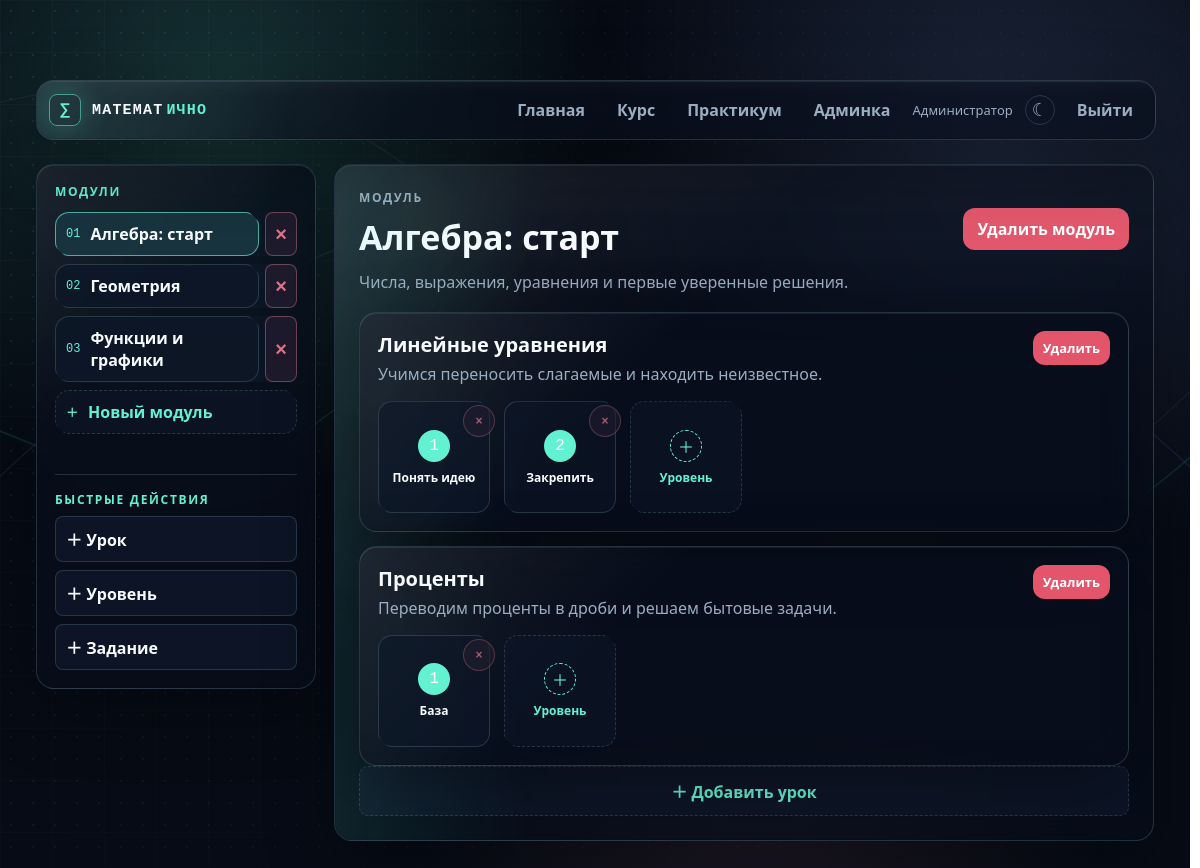
The page /admin/module/1 (signed in) on the database its author committed.
### tables this page shows
CREATE TABLE users (
                id INTEGER PRIMARY KEY AUTOINCREMENT,
                name TEXT NOT NULL,
                email TEXT UNIQUE,
                password_hash TEXT,
                role TEXT NOT NULL DEFAULT 'student',
                created_at TEXT NOT NULL DEFAULT CURRENT_TIMESTAMP
            );

CREATE TABLE modules (
                id INTEGER PRIMARY KEY AUTOINCREMENT,
                title TEXT NOT NULL,
                description TEXT NOT NULL DEFAULT '',
                sort_order INTEGER NOT NULL DEFAULT 0,
                created_at TEXT NOT NULL DEFAULT CURRENT_TIMESTAMP
            );

CREATE TABLE lessons (
                id INTEGER PRIMARY KEY AUTOINCREMENT,
                module_id INTEGER NOT NULL,
                title TEXT NOT NULL,
                description TEXT NOT NULL DEFAULT '',
                sort_order INTEGER NOT NULL DEFAULT 0,
                created_at TEXT NOT NULL DEFAULT CURRENT_TIMESTAMP,
                FOREIGN KEY (module_id) REFERENCES modules(id) ON DELETE CASCADE
            );

CREATE TABLE lesson_levels (
                id INTEGER PRIMARY KEY AUTOINCREMENT,
                lesson_id INTEGER NOT NULL,
                title TEXT NOT NULL,
                description TEXT NOT NULL DEFAULT '',
                sort_order INTEGER NOT NULL DEFAULT 0,
                created_at TEXT NOT NULL DEFAULT CURRENT_TIMESTAMP,
                FOREIGN KEY (lesson_id) REFERENCES lessons(id) ON DELETE CASCADE
            );

### main.py (the view)
@app.route("/admin/module/<int:module_id>")
@admin_required
def admin_module_page(module_id):
    module = get_module_with_lessons(module_id, current_user_id())
    if not module:
        return redirect(url_for("admin_dashboard"))
    modules = get_modules_with_lessons(current_user_id())
    return render_template("admin/module.html", module=module, modules=modules)

### db.py (called while the page is built)
def get_connection():
    INSTANCE_DIR.mkdir(exist_ok=True)
    connection = sqlite3.connect(DB_PATH)
    connection.row_factory = sqlite3.Row
    connection.execute("PRAGMA foreign_keys = ON")
    return connection

def row_to_dict(row):
    if row is None:
        return None
    return dict(row)

def parse_block(row):
    block = row_to_dict(row)
    if not block:
        return None
    block["data"] = json.loads(block.pop("data_json") or "{}")
    return block

def get_modules_with_lessons(user_id=None):
    with get_connection() as connection:
        modules = [
            row_to_dict(row)
            for row in connection.execute(
                "SELECT * FROM modules ORDER BY sort_order, id"
            ).fetchall()
        ]
        for module in modules:
            module["lessons"] = [
                row_to_dict(row)
                for row in connection.execute(
                    """
                    SELECT * FROM lessons
                    WHERE module_id = ?
                    ORDER BY sort_order, id
                    """,
                    (module["id"],),
                ).fetchall()
            ]
            for lesson in module["lessons"]:
                lesson["progress"] = get_lesson_progress_summary(connection, user_id, lesson["id"])
        return modules

def get_module_with_lessons(module_id, user_id=None):
    with get_connection() as connection:
        module = row_to_dict(
            connection.execute("SELECT * FROM modules WHERE id = ?", (module_id,)).fetchone()
        )
        if not module:
            return None
        module["lessons"] = [
            row_to_dict(row)
            for row in connection.execute(
                """
                SELECT * FROM lessons
                WHERE module_id = ?
                ORDER BY sort_order, id
                """,
                (module_id,),
            ).fetchall()
        ]
        for lesson in module["lessons"]:
            lesson["levels"] = get_lesson_levels(lesson["id"], user_id)
            lesson["progress"] = get_lesson_progress_summary(connection, user_id, lesson["id"])
        return module

def get_block_progress(connection, user_id, block_id):
    if not user_id:
        return None
    row = connection.execute(
        """
        SELECT * FROM progress
        WHERE user_id = ? AND block_id = ?
        ORDER BY updated_at DESC
        LIMIT 1
        """,
        (user_id, block_id),
    ).fetchone()
    return row_to_dict(row)

### templates/admin/module.html (shortened to what this page needs)
﻿<!DOCTYPE html>
<html lang="ru">
<head>
    <link rel="stylesheet" href="{{ url_for('static', filename='style.css') }}">
</head>
<body class="code-bg-page">
    {% include "_code_background.html" %}
    <main class="learning-shell">
        {% include "_top_nav.html" %}
        <section class="student-layout">
            <aside class="student-sidebar">
                <p class="eyebrow">Модули</p>
                <nav class="module-side-list">
                    {% for item in modules %}
                        <div class="module-side-item {% if item.id == module.id %}active{% endif %}">
                            <a class="{% if item.id == module.id %}active{% endif %}" href="{{ url_for('admin_module_page', module_id=item.id) }}">
                                <span>{{ "%02d"|format(loop.index) }}</span>
                                <strong>{{ item.title }}</strong>
                            </a>
                            <form method="post" action="{{ url_for('admin_delete_module', module_id=item.id) }}" onsubmit="return confirm('Удалить модуль «{{ item.title }}»? Вместе с ним удалятся все уроки, уровни и задания.');">
                                <button class="icon-danger-btn" type="submit" title="Удалить модуль" aria-label="Удалить модуль">×</button>
                            </form>
                        </div>
                    {% endfor %}
                    <a class="admin-create-link" href="{{ url_for('admin_new_module') }}">
                        <span>＋</span>
                        <strong>Новый модуль</strong>
                    </a>
                </nav>
                {% include "admin/_quick_actions.html" %}
            </aside>
            <section class="module-lessons-panel">
                <header class="module-heading">
                    <p class="eyebrow">Модуль</p>
                    <div class="admin-title-row">
                        <h1>{{ module.title }}</h1>
                        <form method="post" action="{{ url_for('admin_delete_module', module_id=module.id) }}" onsubmit="return confirm('Удалить модуль «{{ module.title }}»? Вместе с ним удалятся все уроки, уровни и задания.');">
                            <button class="danger-link" type="submit">Удалить модуль</button>
                        </form>
                    </div>
                    <p>{{ module.description }}</p>
                </header>
                {% for lesson in module.lessons %}
                    <section class="lesson-section">
                        <div class="lesson-section-head">
                            <div>
                                <h2>{{ lesson.title }}</h2>
                                <p>{{ lesson.description }}</p>
                            </div>
                            <form method="post" action="{{ url_for('admin_delete_lesson', lesson_id=lesson.id) }}" onsubmit="return confirm('Удалить урок «{{ lesson.title }}»? Вместе с ним удалятся все уровни и задания.');">
                                <button class="danger-link compact" type="submit">Удалить</button>
                            </form>
                        </div>
                        <div class="level-bubble-row">
                            {% for level in lesson.levels %}
                                <div class="level-admin-item">
                                    <a class="level-bubble {% if level.progress.status == 'completed' %}done{% endif %}" href="{{ url_for('level_page', level_id=level.id) }}">
                                        <span>{{ loop.index }}</span>
                                        <strong>{{ level.title }}</strong>
                                    </a>
                                    <form method="post" action="{{ url_for('admin_delete_level', level_id=level.id) }}" onsubmit="return confirm('Удалить уровень «{{ level.title }}»? Вместе с ним удалятся все задания уровня.');">
                                        <button class="icon-danger-btn level-delete-btn" type="submit" title="Удалить уровень" aria-label="Удалить уровень">×</button>
                                    </form>
                                </div>
                            {% endfor %}
                            <a class="level-bubble add" href="{{ url_for('admin_new_level', lesson_id=lesson.id) }}">
                                <span>＋</span>
                                <strong>Уровень</strong>
                            </a>
                        </div>
                    </section>
                {% endfor %}
                <a class="admin-plus-row" href="{{ url_for('admin_new_lesson') }}">＋ Добавить урок</a>
            </section>
        </section>
    </main>
</body>
</html>

### templates/_top_nav.html (shortened to what this page needs)
﻿<nav class="top-nav">
    <a class="brand-link" href="{{ url_for('student_dashboard') }}" aria-label="Математично">
        <span class="brand-bracket">∑</span>
        <span>Математ</span><strong>ично</strong>
    </a>
    <div class="top-nav-links">
        <a href="{{ url_for('student_dashboard') }}">Главная</a>
        <a href="{{ url_for('course_page') }}">Курс</a>
        <a href="{{ url_for('laboratory_page') }}">Практикум</a>
        {% if current_user and current_user.role == "admin" %}
            <a href="{{ url_for('admin_dashboard') }}">Админка</a>
        {% endif %}
        {% if current_user %}
            <span>{{ current_user.name }}</span>
            <button class="theme-switch site-theme-toggle" type="button" data-site-theme-toggle title="Сменить тему">☾</button>
            <a href="{{ url_for('logout') }}">Выйти</a>
        {% endif %}
    </div>
</nav>

### rows shown on the page
users: name "Администратор"
modules: index "01", title "Алгебра: старт", description "Числа, выражения, уравнения и первые уверенные решения."
modules: index "02", title "Геометрия"
modules: index "03", title "Функции и графики"
lessons: title "Линейные уравнения", description "Учимся переносить слагаемые и находить неизвестное."
lesson_levels: title "Понять идею"
lesson_levels: title "Закрепить"
lessons: title "Проценты", description "Переводим проценты в дроби и решаем бытовые задачи."
lesson_levels: title "База"
